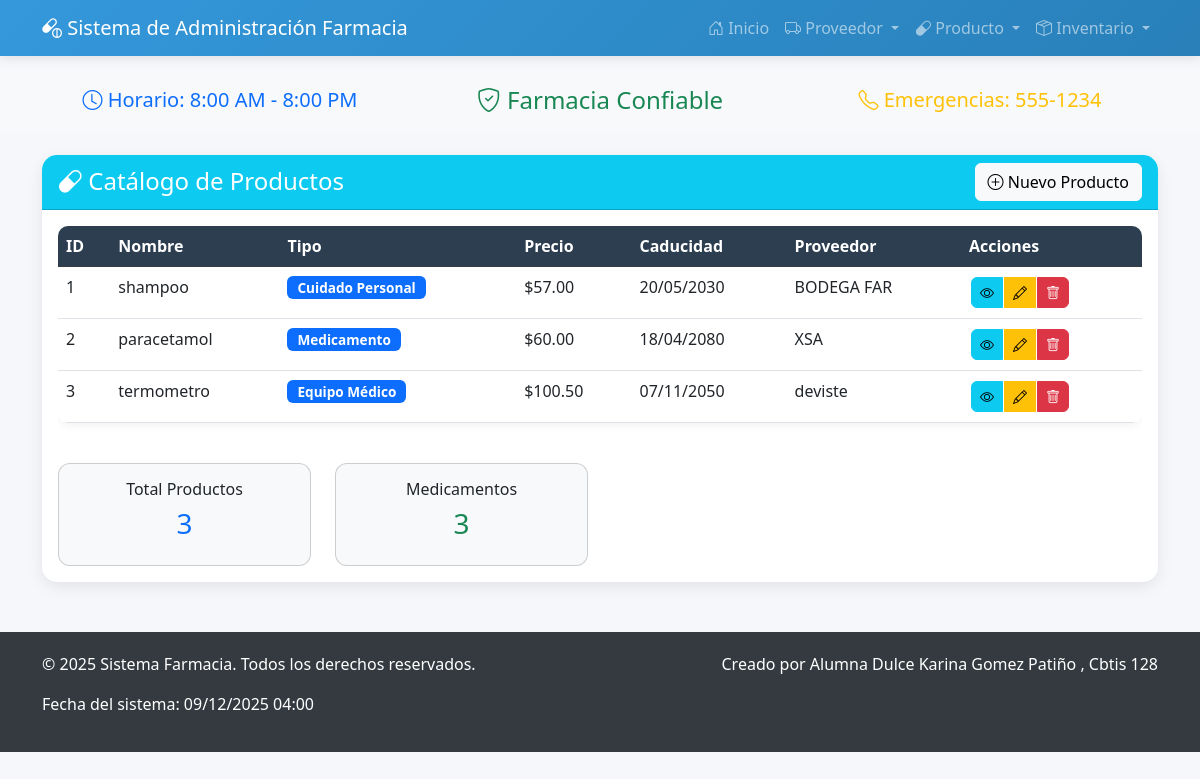
The page /producto/ on the database its author committed.
### FARMACIAAAAA/app_Farmacia/models.py (models this page shows, shortened)
class Producto(models.Model):
    nombre = models.CharField(max_length=100)
    tipo_producto = models.CharField(max_length=50)
    fecha_caducidad = models.DateField()
    precio = models.DecimalField(max_digits=10, decimal_places=2)
    proveedor = models.ForeignKey(Proveedor, on_delete=models.CASCADE, related_name='productos')

class Proveedor(models.Model):
    nombre = models.CharField(max_length=100)
    direccion = models.TextField()
    telefono = models.CharField(max_length=15)
    email = models.EmailField()
    rfc = models.CharField(max_length=13)
    fecha_registro = models.DateField(auto_now_add=True)
    activo = models.BooleanField(default=True)

### FARMACIAAAAA/app_Farmacia/views.py (the view)
# urls.py: path('producto/', views.ver_productos, name='ver_productos'),
def ver_productos(request):
    productos = Producto.objects.all()
    return render(request, 'producto/ver_productos.html', {'productos': productos})

### FARMACIAAAAA/app_Farmacia/templates/producto/ver_productos.html (shortened to what this page needs)
{% extends 'base.html' %}
{% block content %}
<div class="card card-custom">
    <div class="card-header bg-info text-white d-flex justify-content-between align-items-center">
        <h4 class="mb-0">
            <i class="bi bi-capsule"></i> Catálogo de Productos
        </h4>
        <a href="{% url 'agregar_producto' %}" class="btn btn-light">
            <i class="bi bi-plus-circle"></i> Nuevo Producto
        </a>
    </div>
    <div class="card-body">
        <div class="table-responsive">
            <table class="table table-custom table-hover">
                <thead class="table-dark">
                    <tr>
                        <th>ID</th>
                        <th>Nombre</th>
                        <th>Tipo</th>
                        <th>Precio</th>
                        <th>Caducidad</th>
                        <th>Proveedor</th>
                        <th>Acciones</th>
                    </tr>
                </thead>
                <tbody>
                    {% for producto in productos %}
                    <tr>
                        <td>{{ producto.id }}</td>
                        <td>{{ producto.nombre }}</td>
                        <td>
                            <span class="badge bg-primary">{{ producto.tipo_producto }}</span>
                        </td>
                        <td>${{ producto.precio }}</td>
                        <td>{{ producto.fecha_caducidad|date:"d/m/Y" }}</td>
                        <td>{{ producto.proveedor.nombre }}</td>
                        <td>
                            <div class="btn-group" role="group">
                                <a href="#" class="btn btn-sm btn-info" title="Ver">
                                    <i class="bi bi-eye"></i>
                                </a>
                                <a href="{% url 'actualizar_producto' producto.id %}" class="btn btn-sm btn-warning" title="Editar">
                                    <i class="bi bi-pencil"></i>
                                </a>
                                <a href="{% url 'borrar_producto' producto.id %}" class="btn btn-sm btn-danger" title="Eliminar">
                                    <i class="bi bi-trash"></i>
                                </a>
                            </div>
                        </td>
                    </tr>
                    {% endfor %}
                </tbody>
            </table>
        </div>
        <div class="row mt-4">
            <div class="col-md-3">
                <div class="card bg-light">
                    <div class="card-body text-center">
                        <h6 class="card-title">Total Productos</h6>
                        <h3 class="text-primary">{{ productos|length }}</h3>
                    </div>
                </div>
            </div>
            <div class="col-md-3">
                <div class="card bg-light">
                    <div class="card-body text-center">
                        <h6 class="card-title">Medicamentos</h6>
                        <h3 class="text-success">
                            {% with medicamentos=productos|length %}
                                {{ medicamentos }}
                            {% endwith %}
                        </h3>
                    </div>
                </div>
            </div>
        </div>
    </div>
</div>
{% endblock %}

### FARMACIAAAAA/app_Farmacia/templates/base.html (shortened to what this page needs)
<!DOCTYPE html>
<html lang="es">
<head>
    <link href="https://cdn.jsdelivr.net/npm/bootstrap@5.3.0/dist/css/bootstrap.min.css" rel="stylesheet">
    <link rel="stylesheet" href="https://cdn.jsdelivr.net/npm/bootstrap-icons@1.10.0/font/bootstrap-icons.css">
</head>
<body>
    {% include 'header.html' %}
    {% include 'navbar.html' %}
    <main class="container mt-4">
        {% block content %}
        {% endblock %}
    </main>
    {% include 'footer.html' %}
</body>
</html>

### FARMACIAAAAA/app_Farmacia/templates/header.html
<header>
    <div class="container-fluid bg-light py-3 text-center d-none d-md-block">
        <div class="container">
            <div class="row align-items-center">
                <div class="col-md-4">
                    <h5 class="mb-0 text-primary">
                        <i class="bi bi-clock"></i> Horario: 8:00 AM - 8:00 PM
                    </h5>
                </div>
                <div class="col-md-4">
                    <h4 class="mb-0 text-success">
                        <i class="bi bi-shield-check"></i> Farmacia Confiable
                    </h4>
                </div>
                <div class="col-md-4">
                    <h5 class="mb-0 text-warning">
                        <i class="bi bi-telephone"></i> Emergencias: 555-1234
                    </h5>
                </div>
            </div>
        </div>
    </div>
</header>

### FARMACIAAAAA/app_Farmacia/templates/navbar.html (shortened to what this page needs)
<nav class="navbar navbar-expand-lg navbar-dark navbar-custom fixed-top">
    <div class="container">
        <a class="navbar-brand" href="{% url 'inicio' %}">
            <i class="bi bi-capsule-pill"></i>
            Sistema de Administración Farmacia
        </a>
        <div class="collapse navbar-collapse" id="navbarNav">
            <ul class="navbar-nav ms-auto">
                <li class="nav-item">
                    <a class="nav-link" href="{% url 'inicio' %}">
                        <i class="bi bi-house-door"></i> Inicio
                    </a>
                </li>
                <li class="nav-item dropdown">
                    <a class="nav-link dropdown-toggle" href="#" role="button" data-bs-toggle="dropdown">
                        <i class="bi bi-truck"></i> Proveedor
                    </a>
                </li>
                <li class="nav-item dropdown">
                    <a class="nav-link dropdown-toggle" href="#" role="button" data-bs-toggle="dropdown">
                        <i class="bi bi-capsule"></i> Producto
                    </a>
                </li>
                <li class="nav-item dropdown">
                    <a class="nav-link dropdown-toggle" href="#" role="button" data-bs-toggle="dropdown">
                        <i class="bi bi-box-seam"></i> Inventario
                    </a>
                </li>
            </ul>
        </div>
    </div>
</nav>

### FARMACIAAAAA/app_Farmacia/templates/footer.html
<footer class="footer-custom">
    <div class="container">
        <div class="row">
            <div class="col-md-6">
                <p>&copy; {% now "Y" %} Sistema Farmacia. Todos los derechos reservados.</p>
                <p>Fecha del sistema: {% now "d/m/Y H:i" %}</p>
            </div>
            <div class="col-md-6 text-md-end">
                <p>Creado por Alumna Dulce Karina Gomez Patiño , Cbtis 128</p>
            </div>
        </div>
    </div>
</footer>

### FARMACIAAAAA/app_Farmacia/templates/base.html (style rules this page uses)
.badge { font-size: 0.85em; padding: 5px 10px; }
.card { border-radius: 12px; overflow: hidden; }
.table th { background-color: #2c3e50; color: white; font-weight: 600; }
.btn-group .btn { border-radius: 6px; margin: 2px; }
:root { --primary-color: #3498db; --secondary-color: #2ecc71; --accent-color: #e74c3c; --light-color: #f8f9fa; --dark-color: #343a40; }
body { background-color: #f5f7fa; font-family: 'Segoe UI', Tahoma, Geneva, Verdana, sans-serif; padding-top: 70px; }
.navbar-custom { background: linear-gradient(135deg, var(--primary-color), #2980b9); box-shadow: 0 2px 10px rgba(0,0,0,0.1); }
.card-custom { border: none; border-radius: 15px; box-shadow: 0 5px 15px rgba(0,0,0,0.08); transition: transform 0.3s; }
.table-custom { background: white; border-radius: 10px; overflow: hidden; box-shadow: 0 3px 10px rgba(0,0,0,0.05); }
.footer-custom { background: var(--dark-color); color: white; padding: 20px 0; margin-top: 50px; }

### rows shown on the page
Producto: id "1", nombre "shampoo", tipo_producto "Cuidado Personal", precio "57.00", fecha_caducidad "20/05/2030", proveedor.nombre "BODEGA FAR"
Producto: id "2", nombre "paracetamol", tipo_producto "Medicamento", precio "60.00", fecha_caducidad "18/04/2080", proveedor.nombre "XSA"
Producto: id "3", nombre "termometro", tipo_producto "Equipo Médico", precio "100.50", fecha_caducidad "07/11/2050", proveedor.nombre "deviste"

### other values the page prints
{{ productos|length }} "3"
{{ medicamentos }} "3"
